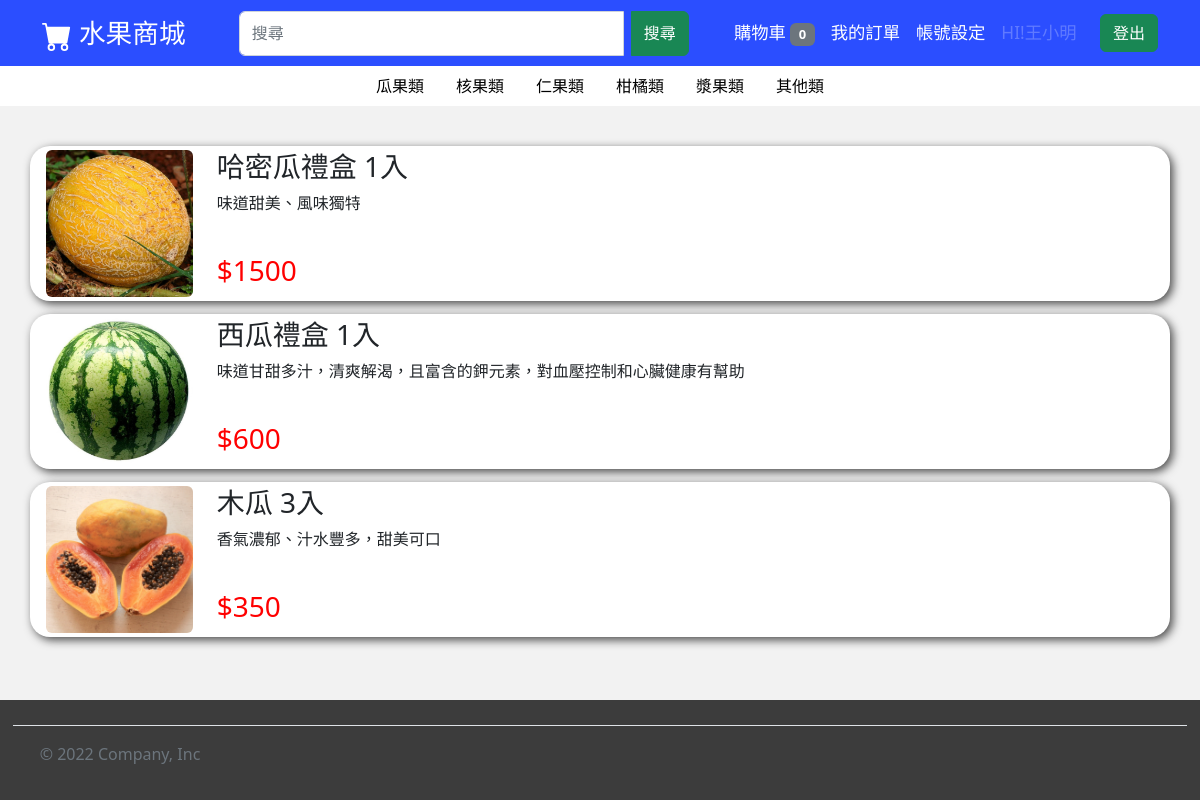
/html/Inquire.php?search=melon (signed in), run on the app's committed database.
### tables this page shows
CREATE TABLE `products` (
  `pID` varchar(20) NOT NULL,
  `pType` varchar(15) NOT NULL,
  `pName` varchar(20) NOT NULL,
  `pPrice` int(10) NOT NULL,
  `pQuantity` int(10) NOT NULL,
  `pImage` varchar(100) NOT NULL,
  `pIntroduce` varchar(100) NOT NULL,
  `pSales_volume` int(10) NOT NULL
);

### html/dbtools.inc.php (called while the page is built, shortened)
<?php
  function execute_sql($database, $sql, $link)
  {
    $result = mysql_query($sql, $link);
    return $result;
  }
?>

### html/Inquire.php (the view, shortened to what this page needs)
<!DOCTYPE html>
<html lang="zh-Hant">
<head>
    <link href="https://cdn.jsdelivr.net/npm/bootstrap@5.2.2/dist/css/bootstrap.min.css" rel="stylesheet"
>
    <link rel="stylesheet" type="text/css" href="../css/all_Web.css">
    <link rel="stylesheet" type="text/css" href="../css/Inquire.css">
</head>
<body>
<div id="wrapper">
<nav class="navbar navbar-dark navbar-expand-lg sticky-top">
        <div class="container">
            <a style="font-size: 20pt" class="navbar-brand" href="../html/home.php">
                水果商城
            </a>
            <div class="collapse navbar-collapse" id="navbarSupportedContent">
                <form style="width:450px" class="input-group mx-auto" id="Search" role="search" method="get" action="Inquire.php">
                    <input name="search" class="form-control me-2" type="search" placeholder="搜尋">
                    <button class="btn btn-success" type="submit">搜尋</button>
                </form>
                <ul class="navbar-nav align-items-center">
                    <li class="nav-item">
                        <a class="nav-link active" aria-current="page" href="../html/shopping_cart.php">
                            購物車
<?php
                        if(!empty($_SESSION['userID']))
                        {
                            require_once("dbtools.inc.php");
                            $link=create_connection();
                            $sql="call select_shappingCarNum(" . $_SESSION['userID'] . ")";
                            $result=execute_sql("shoppingdb", $sql, $link);
                            $car_num = mysql_fetch_row($result)[0];
                            if($car_num > 0)
                                echo "<span class=\"badge bg-danger\">$car_num</span>";
                            else
                                echo "<span class=\"badge bg-secondary\">0</span>";
                        }
                        else
                            echo "<span class=\"badge bg-secondary\">0</span>";
?>
                        </a>
                    </li>
                    <li class="nav-item">
                        <a class="nav-link active" href="../html/order.php">我的訂單</a>
                    </li>
                    <li class="nav-item dropdown">
                        <a class="nav-link active" href="../html/account.php">帳號設定</a>
                    </li>
<?php
                    if(!empty($_SESSION['userName']) && !empty($_SESSION['userID']))
                    {
                        echo
                        "<li style=\"width: 80pt;overflow: hidden;text-overflow: ellipsis;white-space:nowrap;\" class=\"nav-item\">
                            <a class=\"nav-link disabled\">HI!" . $_SESSION['userName'] . "</a>
                        </li>";
                    }
?>
                    <li class="nav-item">
<?php
                    if(!empty($_SESSION['userName']) && !empty($_SESSION['userID']))
                    {
                        echo "
                        <form method=\"post\">
                            <button name=\"distory\" value=\"distory\" type=\"submit\" class=\"btn btn-success\">登出</button>
                        </from>";
                    }
                    else
                    {
                        echo "<a class=\"nav-link\" href=\"../html/login.php\"><button type=\"button\"
                                class=\"btn btn-success\">登入</button></a>";
                    }
?>
                    </li>
                </ul>
            </div>
        </div>
    </nav>
    <header>
        <ul class="nav justify-content-center">
            <li class="nav-item">
                <a class="nav-link" href="../html/Inquire.php?search=melon">瓜果類</a>
            </li>
            <li class="nav-item">
                <a class="nav-link" href="../html/Inquire.php?search=drupe">核果類</a>
            </li>
            <li class="nav-item">
                <a class="nav-link" href="../html/Inquire.php?search=pome_fruit">仁果類</a>
            </li>
            <li class="nav-item">
                <a class="nav-link" href="../html/Inquire.php?search=tangerine">柑橘類</a>
            </li>
            <li class="nav-item">
                <a class="nav-link" href="../html/Inquire.php?search=berry">漿果類</a>
            </li>
            <li class="nav-item">
                <a class="nav-link" href="../html/Inquire.php?search=other">其他類</a>
            </li>
        </ul>
    </header>
<?php
    if(!empty($_GET["search"]))
        $search = $_GET["search"];
    if(!empty($search))
    {
        require_once("dbtools.inc.php");
        $link=create_connection();
        $sql="call search('$search')";
        $result=execute_sql("shoppingdb", $sql, $link);
        if(!empty($result))
        {
                $data_num = mysql_num_rows($result);
            $total_fields = mysql_num_fields($result);
        }
        else
            $data_num = 0;
    }
    else
    {
        $data_num = 0;
    }
    echo"
    <main>
        <div style=\"margin-top: 30pt;\" class=\"container\">";
    if($data_num != 0)
    {
        $j = 1;
        while ($row = mysql_fetch_row($result) and $j <= $data_num)
        {
            for($i = 0; $i < $total_fields; $i+=6)
            {
                echo"
                <div id=\"commodity\" style=\"padding: 3pt;border-radius: 15pt;background-color: rgb(255, 255, 255);box-shadow: 3px 3px 10px rgba(0, 0, 0, 0.7);margin-bottom: 10pt;\" class=\"row justify-content-md-center\">
                    <div class=\"col-auto\">
                        <img id=\"commodity_image\" style=\"width:110pt;height:110pt\" src=\"" . $row[$i] . "\" class=\"rounded mx-autod-block\" alt=\"...\" onclick=\"location.href='../html/register.php?num=" . $row[$i+5] . "'\">
                    </div>
                    <div style=\"overflow: hidden;\" class=\"col\">
                        <h3 id=\"commodity_title\" style=\" height: 25pt;overflow: hidden;text-overflow: ellipsis;\"  onclick=\"location.href='../html/register.php?num=" . $row[$i+5] . "'\">
                                " . $row[$i+1] . "
                        </h3>
                        <p style=\"height: 35pt;overflow: hidden;text-overflow: ellipsis;\">
                            " . $row[$i+2] . "
                        </p>
                        <div class=\"row justify-content-md-start\">
                            <div class=\"col-auto\">
                                <h3 style=\"color: red;\">$" . $row[$i+3] . "</h3>
                            </div>
                        </div>
                    </div>
                </div>";
            }
            $j++;
        }
    }
    echo"
        </div>
    </main>";
?>
</div>
    <div id="footer" class="container-fluid">
        <footer class="d-flex flex-wrap justify-content-between
                align-items-center py-3 my-4 border-top">
            <div class="col-md-4 d-flex align-items-center">
                <span style="margin-left: 20pt;" class="mb-3 mb-md-0 text-muted">&copy; 2022
                    Company, Inc</span>
            </div>
        </footer>
    </div>
</body>
</html>

### css/all_Web.css (style rules this page uses)
html, body { height: 100%; margin: 0; }
body { background-color: rgb(242, 242, 242); }
nav { font-size: 13pt; background-color: rgb(43, 78, 255); }
header { background-color: rgb(255, 255, 255); }
.nav-link { color: rgb(0, 0, 0); }
#Search { height: 45px; }
#wrapper { min-height: calc(100% - 130px); }
#footer { margin-top: 30px; height: 100px; border: 1pt solid rgb(60, 60, 60); background-color: rgb(60, 60, 60); }

### css/Inquire.css (style rules this page uses)
#commodity_image { cursor: pointer; }

### data on the page
products: pImage (picture), pName "哈密瓜禮盒 1入", pIntroduce "味道甜美、風味獨特", pPrice "1500"
products: pImage (picture), pName "西瓜禮盒 1入", pIntroduce "味道甘甜多汁，清爽解渴，且富含的鉀元素，對血壓控制和心臟健康有幫助", pPrice "600"
products: pImage (picture), pName "木瓜 3入", pIntroduce "香氣濃郁、汁水豐多，甜美可口", pPrice "350"

### other printed values
$_SESSION['userName'] "王小明"
